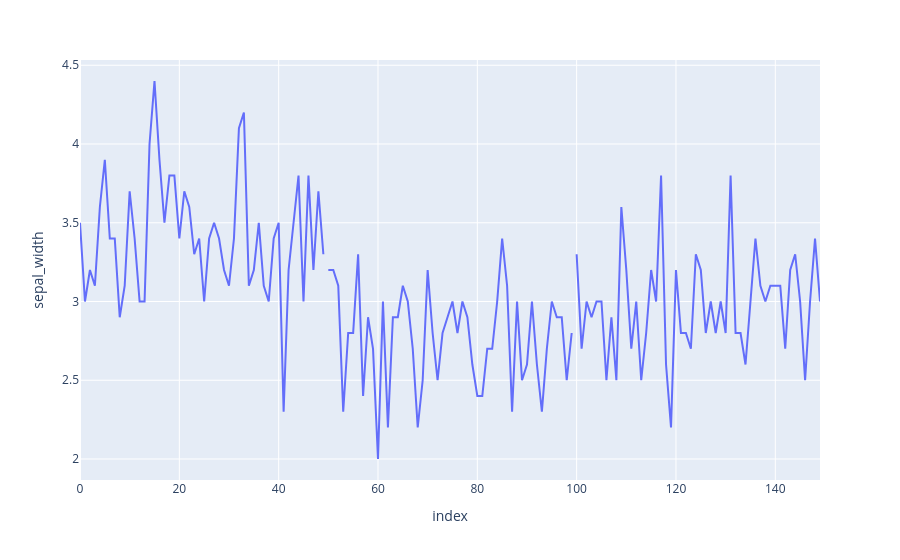

Here is the notebook cell this chart was saved with:
### Code cell
import plotly.express as px

df=px.data.iris()

fig=px.line(df,y='sepal_width',line_group='species')
fig.show()

### Figure 1 — Plotly figure (JSON) as saved in the notebook; plotly's stock layout.template omitted (floating-point values rounded to 4 significant figures)
{"data": [{"hovertemplate": "species=setosa<br>index=%{x}<br>sepal_width=%{y}<extra></extra>", "legendgroup": "", "line": {"color": "#636efa", "dash": "solid"}, "marker": {"symbol": "circle"}, "mode": "lines", "name": "", "orientation": "v", "showlegend": false, "type": "scatter", "x": [0, 1, 2, 3, 4, 5, 6, 7, 8, 9, 10, 11, 12, 13, 14, 15, 16, 17, 18, 19, 20, 21, 22, 23, 24, 25, 26, 27, 28, 29, 30, 31, 32, 33, 34, 35, 36, 37, 38, 39, 40, 41, 42, 43, 44, 45, 46, 47, 48, 49], "xaxis": "x", "y": [3.5, 3, 3.2, 3.1, 3.6, 3.9, 3.4, 3.4, 2.9, 3.1, 3.7, 3.4, 3, 3, 4, 4.4, 3.9, 3.5, 3.8, 3.8, 3.4, 3.7, 3.6, 3.3, 3.4, 3, 3.4, 3.5, 3.4, 3.2, 3.1, 3.4, 4.1, 4.2, 3.1, 3.2, 3.5, 3.1, 3, 3.4, 3.5, 2.3, 3.2, 3.5, 3.8, 3, 3.8, 3.2, 3.7, 3.3], "yaxis": "y"}, {"hovertemplate": "species=versicolor<br>index=%{x}<br>sepal_width=%{y}<extra></extra>", "legendgroup": "", "line": {"color": "#636efa", "dash": "solid"}, "marker": {"symbol": "circle"}, "mode": "lines", "name": "", "orientation": "v", "showlegend": false, "type": "scatter", "x": [50, 51, 52, 53, 54, 55, 56, 57, 58, 59, 60, 61, 62, 63, 64, 65, 66, 67, 68, 69, 70, 71, 72, 73, 74, 75, 76, 77, 78, 79, 80, 81, 82, 83, 84, 85, 86, 87, 88, 89, 90, 91, 92, 93, 94, 95, 96, 97, 98, 99], "xaxis": "x", "y": [3.2, 3.2, 3.1, 2.3, 2.8, 2.8, 3.3, 2.4, 2.9, 2.7, 2, 3, 2.2, 2.9, 2.9, 3.1, 3, 2.7, 2.2, 2.5, 3.2, 2.8, 2.5, 2.8, 2.9, 3, 2.8, 3, 2.9, 2.6, 2.4, 2.4, 2.7, 2.7, 3, 3.4, 3.1, 2.3, 3, 2.5, 2.6, 3, 2.6, 2.3, 2.7, 3, 2.9, 2.9, 2.5, 2.8], "yaxis": "y"}, {"hovertemplate": "species=virginica<br>index=%{x}<br>sepal_width=%{y}<extra></extra>", "legendgroup": "", "line": {"color": "#636efa", "dash": "solid"}, "marker": {"symbol": "circle"}, "mode": "lines", "name": "", "orientation": "v", "showlegend": false, "type": "scatter", "x": [100, 101, 102, 103, 104, 105, 106, 107, 108, 109, 110, 111, 112, 113, 114, 115, 116, 117, 118, 119, 120, 121, 122, 123, 124, 125, 126, 127, 128, 129, 130, 131, 132, 133, 134, 135, 136, 137, 138, 139, 140, 141, 142, 143, 144, 145, 146, 147, 148, 149], "xaxis": "x", "y": [3.3, 2.7, 3, 2.9, 3, 3, 2.5, 2.9, 2.5, 3.6, 3.2, 2.7, 3, 2.5, 2.8, 3.2, 3, 3.8, 2.6, 2.2, 3.2, 2.8, 2.8, 2.7, 3.3, 3.2, 2.8, 3, 2.8, 3, 2.8, 3.8, 2.8, 2.8, 2.6, 3, 3.4, 3.1, 3, 3.1, 3.1, 3.1, 2.7, 3.2, 3.3, 3, 2.5, 3, 3.4, 3], "yaxis": "y"}], "layout": {"legend": {"tracegroupgap": 0}, "margin": {"t": 60}, "xaxis": {"anchor": "y", "domain": [0, 1], "title": {"text": "index"}}, "yaxis": {"anchor": "x", "domain": [0, 1], "title": {"text": "sepal_width"}}}}
